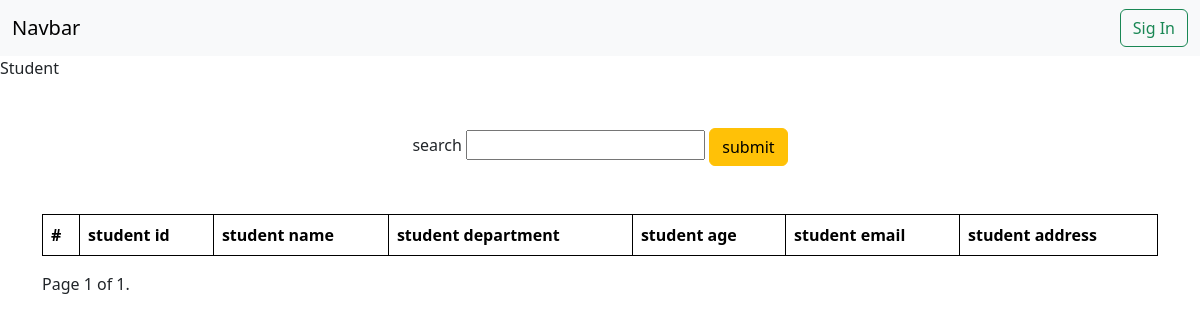
/students/, run on an earlier commit of the app's database.
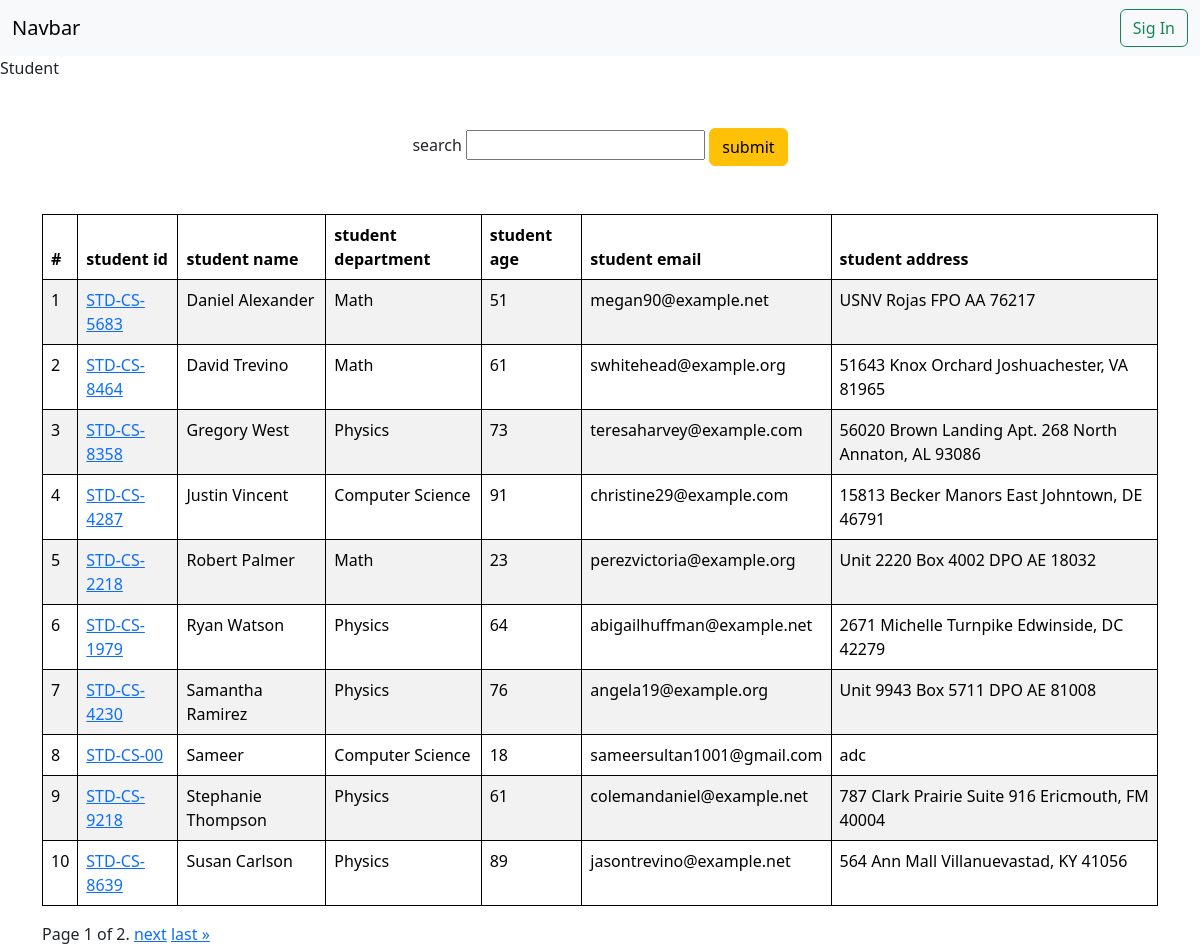
And on a later commit of the database.
### student/models.py (models this page shows, shortened)
class Student(models.Model):
    student_department = models.ForeignKey(Department,related_name="depart", on_delete=models.CASCADE)
    student_id = models.OneToOneField(StudentID , related_name="std_id",  on_delete=models.CASCADE)
    student_name = models.CharField(max_length=100)
    student_age = models.IntegerField(default=18)
    student_email = models.EmailField(unique=True)
    student_address = models.TextField()
    class Meta:
        ordering = ['student_name']
        verbose_name = "student"

class StudentID(models.Model):
    student_id = models.CharField(max_length=100)
    def __str__(self)->str:
        return self.student_id

class Department(models.Model):
    student_department = models.CharField(max_length=100)
    def __str__(self)->str:
        return self.student_department
    class Meta:
        ordering = ['student_department']

### student/views.py (the view)
# urls.py: path("students/", get_students, name="students"),
def get_students(request):
    query_set = Student.objects.all()
    if  request.GET.get("search"):
        search  = request.GET.get("search")
        query_set = query_set.filter(Q(student_name__icontains = search) |Q(student_age__icontains = search) | Q(student_email__icontains = search) |Q(student_department__student_department__icontains = search)|Q(student_id__student_id__icontains = search))
    paginator = Paginator(query_set,10)
    page_number = request.GET.get("page",1)
    page_obj = paginator.get_page(page_number)
    return render(request, "student.html" , {'queryset': page_obj} )

### student/templates/student.html (shortened to what this page needs)
{% extends "base.html" %}
{% block main %}
    <p>Student</p>
   <div class="container">
     <div class="d-flex my-5">
    <form  class="mx-auto" >
      <label for="search">search</label>
      <input name="search" type="search" >
      <button class="btn-warning btn" type="submit">submit</button>
    </form>
  </div>
    <table class="table table-striped table-hover mx-auto">
        <thead>
          <tr>
            <th scope="col">#</th>
            <th scope="col">student id</th>
            <th scope="col">student name</th>
            <th scope="col">student department</th>
            <th scope="col">student age</th>
            <th scope="col">student email</th>
            <th scope="col">student address</th>
          </tr>
        </thead>
        <tbody>
            {% for student in queryset %}
            <tr>
            <td>{{forloop.counter}}</td>
            <td>
              <a href="/student_marks/{{student.student_id}}"> {{student.student_id}}</a>
             </td>
            <td>{{student.student_name}}</td>
            <td>{{student.student_department}}</td>
            <td>{{student.student_age}}</td>
            <td>{{student.student_email}}</td>
            <td>{{student.student_address}}</td>
          </tr>
          {% endfor %}
        </tbody>
      </table>
      <div class="pagination">
        <span class="step-links">
            <span class="current">
                Page {{ queryset.number }} of {{ queryset.paginator.num_pages }}.
            </span>
            {% if queryset.has_next %}
                <a href="?page={{ queryset.next_page_number }}">next</a>
                <a href="?page={{ queryset.paginator.num_pages }}">last &raquo;</a>
            {% endif %}
        </span>
    </div>
   </div>
{% endblock %}

What changed in the data, as far as the page shows it:
added Student: student_id "STD-CS-5683", student_name "Daniel Alexander", student_department "Math", student_age "51", student_email "megan90@example.net", student_address "USNV Rojas FPO AA 76217"
added Student: student_id "STD-CS-8464", student_name "David Trevino", student_department "Math", student_age "61", student_email "swhitehead@example.org", student_address "51643 Knox Orchard Joshuachester, VA 81965"
added Student: student_id "STD-CS-8358", student_name "Gregory West", student_department "Physics", student_age "73", student_email "teresaharvey@example.com", student_address "56020 Brown Landing Apt. 268 North Annaton, AL 93086"
added Student: student_id "STD-CS-4287", student_name "Justin Vincent", student_department "Computer Science", student_age "91", student_email "christine29@example.com", student_address "15813 Becker Manors East Johntown, DE 46791"
added Student: student_id "STD-CS-2218", student_name "Robert Palmer", student_department "Math", student_age "23", student_email "perezvictoria@example.org", student_address "Unit 2220 Box 4002 DPO AE 18032"
added Student: student_id "STD-CS-1979", student_name "Ryan Watson", student_department "Physics", student_age "64", student_email "abigailhuffman@example.net", student_address "2671 Michelle Turnpike Edwinside, DC 42279"
added Student: student_id "STD-CS-4230", student_name "Samantha Ramirez", student_department "Physics", student_age "76", student_email "angela19@example.org", student_address "Unit 9943 Box 5711 DPO AE 81008"
added Student: student_id "STD-CS-00", student_name "Sameer", student_department "Computer Science", student_age "18", student_email "sameersultan1001@gmail.com", student_address "adc"
added Student: student_id "STD-CS-9218", student_name "Stephanie Thompson", student_department "Physics", student_age "61", student_email "colemandaniel@example.net", student_address "787 Clark Prairie Suite 916 Ericmouth, FM 40004"
added Student: student_id "STD-CS-8639", student_name "Susan Carlson", student_department "Physics", student_age "89", student_email "jasontrevino@example.net", student_address "564 Ann Mall Villanuevastad, KY 41056"
Also different on the page:
{{ queryset.paginator.num_pages }}: "1" → "2"
text now shown: "next last »"
